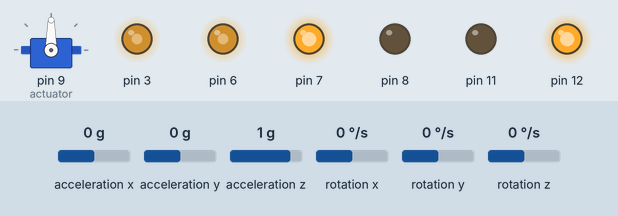
Recording of a sketch running on a simulated Arduino Uno, built with avr-gcc and run on an emulated ATmega328P. On the bench: servo, output pins drawn as LEDs (lit = HIGH). The inputs (shaded band) are chosen by the test bench; at power-on: acceleration x 0 g, acceleration y 0 g, acceleration z 1 g, rotation x 0 °/s, rotation y 0 °/s, rotation z 0 °/s. What the sketch prints to the serial monitor is not drawn.

Above: at 0.1 s.
Timing chart, 0 to 1.6 s (numbered marks = the images above):
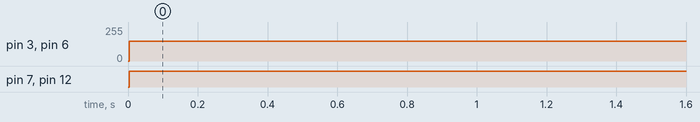

Measured:
- by itself, pin 3, pin 6: 0/255 → 150/255 at 0.00 s
- by itself, pin 7, pin 12: LOW → HIGH at 0.00 s

The sketch:

PID_Tester_2.ino
```cpp
#include <MPU6050.h>
#include <PID_v1.h>
#include <motor_control.h>
#include <Servo.h>

MPU6050 IMU(4, 5);
Servo actuator;

double set_ang_vel = 0;
double input;
double output;
double kp = 2;
double ki = 0.15;
double kd = 0.01;

PID controller(&input, &output, &set_ang_vel, kp, ki, kd, REVERSE);

void setup() {
  // Initialize the components (Motors, servo, sensor, controller) and states
  motor_setup();

  actuator.attach(9);
  actuator.write(90);

  IMU.initialize();
  IMU.calibrate();

  // controller_state.setLinearState(150);
  // controller_state.setRotationState(0);

  controller.SetOutputLimits(-105, 105);
  controller.SetSampleTime(25);
  controller.SetMode(1);

  Serial.begin(9600);
}

void loop() {
  IMU.update();

  Serial.print("Ang. Vel. z: ");
  input = IMU.get_ang_vel('z');
  Serial.println(input);

  controller.Compute();
  Serial.print("Output: ");
  Serial.println(output);

  raw_motor_control(150 + output, 150 - output);

}
```
